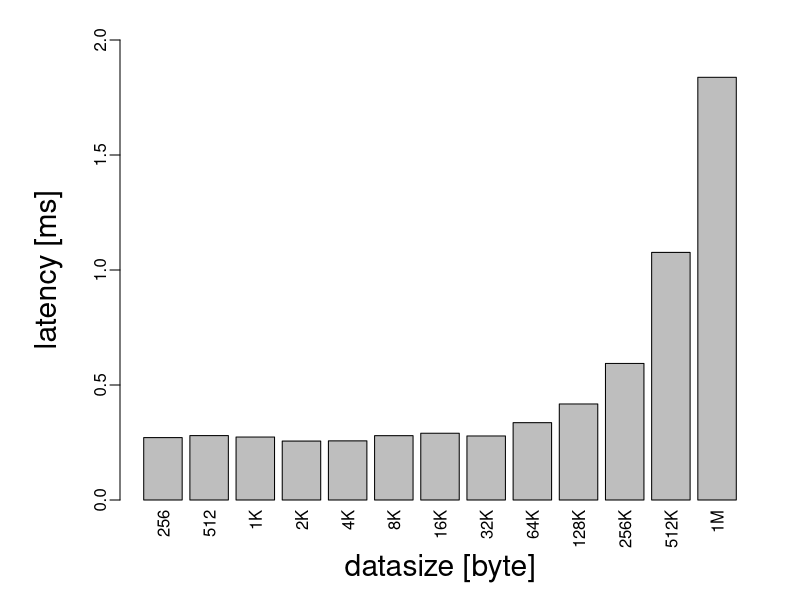
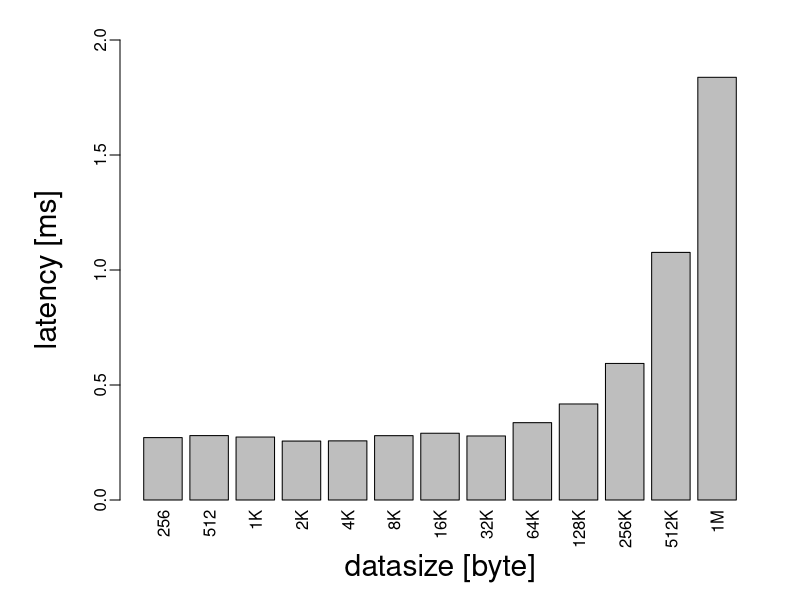

Write R code to recreate these figures, in order.
## read file data
d1 <- read.table("./transport_time/transport_time_256byte.txt")
d2 <- read.table("./transport_time/transport_time_512byte.txt")
d3 <- read.table("./transport_time/transport_time_1Kbyte.txt")
d4 <- read.table("./transport_time/transport_time_2Kbyte.txt")
d5 <- read.table("./transport_time/transport_time_4Kbyte.txt")
d6 <- read.table("./transport_time/transport_time_8Kbyte.txt")
d7 <- read.table("./transport_time/transport_time_16Kbyte.txt")
d8 <- read.table("./transport_time/transport_time_32Kbyte.txt")
d9 <- read.table("./transport_time/transport_time_64Kbyte.txt")
d10 <- read.table("./transport_time/transport_time_128Kbyte.txt")
d11 <- read.table("./transport_time/transport_time_256Kbyte.txt")
d12 <- read.table("./transport_time/transport_time_512Kbyte.txt")
d13 <- read.table("./transport_time/transport_time_1Mbyte.txt")

## marge data.frames
data <- cbind(d1, d2, d3, d4, d5, d6, d7, d8, d9, d10, d11, d12, d13) 

## define item's name
colnames(data) <- c("256", "512", "1K", "2K", "4K", "8K", "16K", "32K", "64K", "128K", "256K", "512K", "1M")              

data <- data[11:110,]                  # extract 100 samples from 120 samples
data <- data * 1000                    # convert unit from sec to msec

## calculate median
group.median <- apply(data,             # data
                      2,                # calculate each row  
                      median,           # median
                      na.rm = T)        # remove NA

## graphic function
simple_BarPlot <- function(data, ylim) {
    par(
        mar = c(5, 6, 2, 2), # margin about edge: default mar=c(5, 4, 4, 2) + 0.1
        mgp = c(3, 0.5, 0), # margin about label and scale: default mgp=c(3, 1, 0)
        cex.lab=1.8,                       # label font size
        cex.axis=1                         # axis font size
    )

    barplot(
        group.median,
        xlab="datasize [byte]",             # x-axis label
        ylab="latency [ms]",              # y-axis label
        ylim = c(0, ylim),
                                        #  col = c("gray", "yellow", "orange", "orangered", "darkred"),     # 各群に異なる色を付ける
        las = 3       # x軸の項目を縦にする
    )
}

## output file as eps
postscript("simple_BarPlot.eps", horizontal = F, onefile = FALSE, paper = "special", width = 10, height = 6)
simple_BarPlot(data, 2)
dev.off()

## output file as png
png("simple_BarPlot.png", width = 600, height =400)
simple_BarPlot(data, 2)
dev.off()

